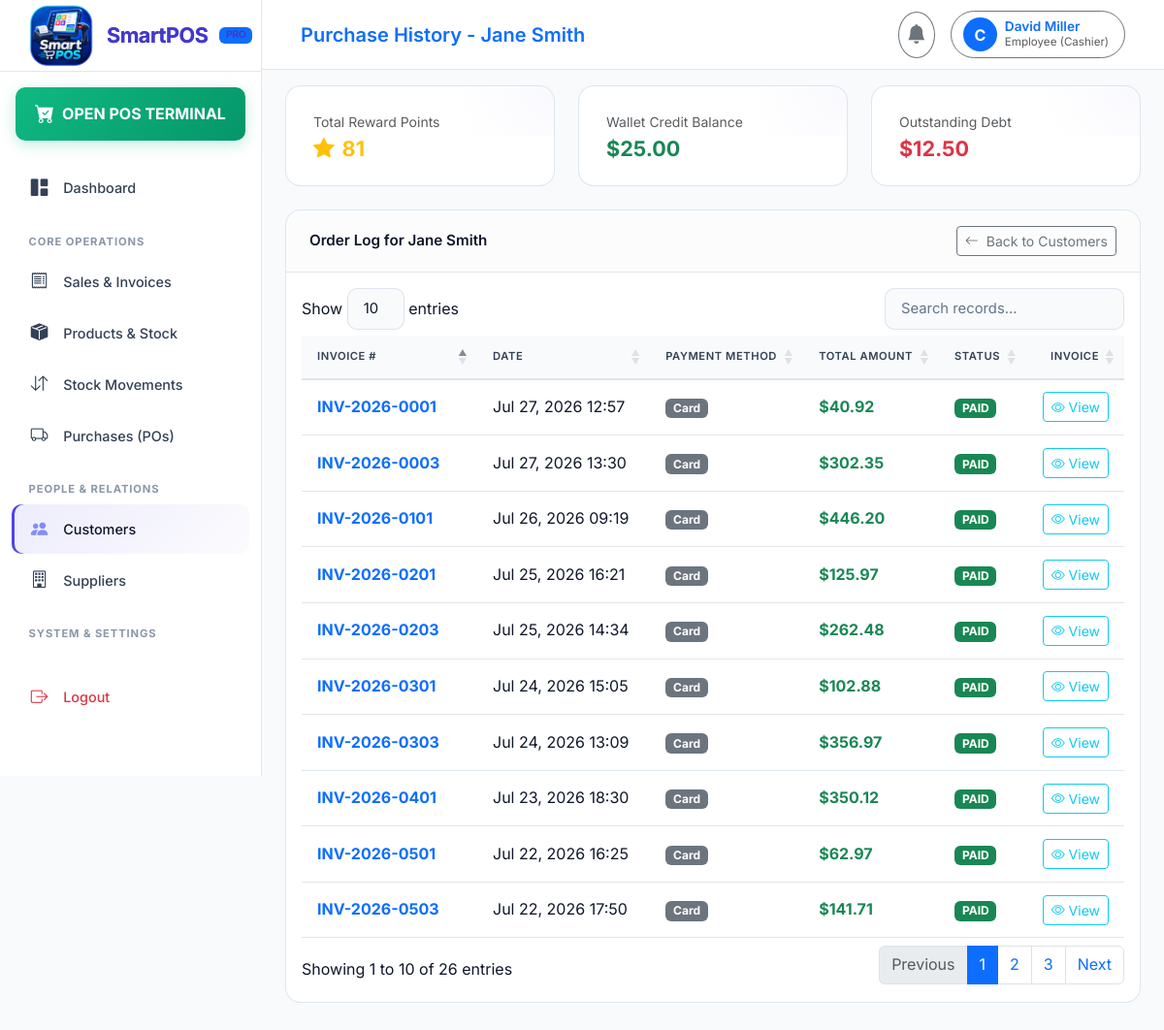
/customers/2/history/ (signed in), run on the app's committed database.
### customers/models.py (models this page shows, shortened)
class Customer(models.Model):
    business = models.ForeignKey('authentication.Business', on_delete=models.CASCADE, related_name='customers')
    user = models.ForeignKey(settings.AUTH_USER_MODEL, on_delete=models.SET_NULL, null=True, blank=True, related_name='customer_profile')
    name = models.CharField(max_length=150)
    phone = models.CharField(max_length=50)
    email = models.EmailField(blank=True, null=True)
    address = models.TextField(blank=True, null=True)
    reward_points = models.IntegerField(default=0)
    wallet_balance = models.DecimalField(max_digits=12, decimal_places=2, default=0.00)
    outstanding_balance = models.DecimalField(max_digits=12, decimal_places=2, default=0.00)
    status = models.BooleanField(default=True)
    created_at = models.DateTimeField(auto_now_add=True)
    updated_at = models.DateTimeField(auto_now=True)

### authentication/models.py (models this page shows, shortened)
class User(AbstractUser):
    ROLE_SUPER_ADMIN = 'SUPER_ADMIN'
    ROLE_ADMIN = 'ADMIN'
    ROLE_EMPLOYEE = 'EMPLOYEE'
    ROLE_CUSTOMER = 'CUSTOMER'
    ROLE_CHOICES = [
        (ROLE_SUPER_ADMIN, 'Super Admin'),
        (ROLE_ADMIN, 'Admin (Business Owner)'),
        (ROLE_EMPLOYEE, 'Employee (Cashier)'),
        (ROLE_CUSTOMER, 'Customer'),
    ]
    role = models.CharField(max_length=20, choices=ROLE_CHOICES, default=ROLE_EMPLOYEE)
    business = models.ForeignKey(Business, on_delete=models.CASCADE, null=True, blank=True, related_name='users')
    branch = models.ForeignKey('branches.Branch', on_delete=models.SET_NULL, null=True, blank=True, related_name='users')
    phone = models.CharField(max_length=30, blank=True, null=True)
    profile_picture = models.ImageField(upload_to='profile_pics/', null=True, blank=True)
    status = models.BooleanField(default=True)
    created_at = models.DateTimeField(auto_now_add=True)
    updated_at = models.DateTimeField(auto_now=True)
    def is_super_admin(self):
        return self.role == self.ROLE_SUPER_ADMIN or self.is_superuser
    def is_admin(self):
        return self.role in [self.ROLE_ADMIN, self.ROLE_SUPER_ADMIN] or self.is_superuser

### sales/models.py (models this page shows, shortened)
class Sale(models.Model):
    METHOD_CASH = 'CASH'
    METHOD_CARD = 'CARD'
    METHOD_SPLIT = 'SPLIT'
    PAYMENT_METHOD_CHOICES = [
        (METHOD_CASH, 'Cash'),
        (METHOD_CARD, 'Card'),
        (METHOD_SPLIT, 'Split Payment'),
    ]
    STATUS_PAID = 'PAID'
    STATUS_PARTIAL = 'PARTIAL'
    STATUS_UNPAID = 'UNPAID'
    STATUS_REFUNDED = 'REFUNDED'
    PAYMENT_STATUS_CHOICES = [
        (STATUS_PAID, 'Paid'),
        (STATUS_PARTIAL, 'Partial'),
        (STATUS_UNPAID, 'Unpaid'),
        (STATUS_REFUNDED, 'Refunded'),
    ]
    business = models.ForeignKey('authentication.Business', on_delete=models.CASCADE, related_name='sales')
    branch = models.ForeignKey('branches.Branch', on_delete=models.SET_NULL, null=True, blank=True, related_name='sales')
    customer = models.ForeignKey('customers.Customer', on_delete=models.SET_NULL, null=True, blank=True, related_name='sales')
    cashier = models.ForeignKey(settings.AUTH_USER_MODEL, on_delete=models.SET_NULL, null=True, blank=True, related_name='processed_sales')
    coupon = models.ForeignKey(Coupon, on_delete=models.SET_NULL, null=True, blank=True, related_name='sales')
    invoice_number = models.CharField(max_length=100, unique=True)
    total_amount = models.DecimalField(max_digits=12, decimal_places=2, default=0.00)
    tax_amount = models.DecimalField(max_digits=12, decimal_places=2, default=0.00)
    discount_amount = models.DecimalField(max_digits=12, decimal_places=2, default=0.00)
    paid_amount = models.DecimalField(max_digits=12, decimal_places=2, default=0.00)
    change_amount = models.DecimalField(max_digits=12, decimal_places=2, default=0.00)
    payment_method = models.CharField(max_length=20, choices=PAYMENT_METHOD_CHOICES, default=METHOD_CASH)
    payment_status = models.CharField(max_length=20, choices=PAYMENT_STATUS_CHOICES, default=STATUS_PAID)
    status = models.BooleanField(default=True)
    created_at = models.DateTimeField(auto_now_add=True)
    updated_at = models.DateTimeField(auto_now=True)

### customers/views.py (the view)
# urls.py: path('<int:pk>/history/', views.customer_history, name='customer_history'),
@login_required
def customer_history(request, pk):
    customer = get_object_or_404(Customer, pk=pk)
    sales = customer.sales.all().order_by('-created_at')
    return render(request, 'customers/customer_history.html', {'customer': customer, 'sales': sales})

### templates/customers/customer_history.html
{% extends 'base.html' %}
{% block header_title %}Purchase History - {{ customer.name }}{% endblock %}
{% block content %}
<div class="row mb-4">
    <div class="col-md-4">
        <div class="stat-card">
            <span class="text-muted small">Total Reward Points</span>
            <h3 class="fw-bold text-warning mb-0"><i class="bi bi-star-fill me-2"></i>{{ customer.reward_points }}</h3>
        </div>
    </div>
    <div class="col-md-4">
        <div class="stat-card">
            <span class="text-muted small">Wallet Credit Balance</span>
            <h3 class="fw-bold text-success mb-0">{{ currency_symbol }}{{ customer.wallet_balance|floatformat:2 }}</h3>
        </div>
    </div>
    <div class="col-md-4">
        <div class="stat-card">
            <span class="text-muted small">Outstanding Debt</span>
            <h3 class="fw-bold text-danger mb-0">{{ currency_symbol }}{{ customer.outstanding_balance|floatformat:2 }}</h3>
        </div>
    </div>
</div>
<div class="card card-custom">
    <div class="card-header d-flex justify-content-between align-items-center">
        <span>Order Log for {{ customer.name }}</span>
        <a href="{% url 'customers_list' %}" class="btn btn-sm btn-outline-secondary"><i class="bi bi-arrow-left me-1"></i> Back to Customers</a>
    </div>
    <div class="table-responsive p-3">
        <table class="table table-custom datatable align-middle">
            <thead>
                <tr>
                    <th>Invoice #</th>
                    <th>Date</th>
                    <th>Payment Method</th>
                    <th>Total Amount</th>
                    <th>Status</th>
                    <th class="text-end">Invoice</th>
                </tr>
            </thead>
            <tbody>
                {% for sale in sales %}
                <tr>
                    <td class="fw-bold text-primary">{{ sale.invoice_number }}</td>
                    <td>{{ sale.created_at|date:"M d, Y H:i" }}</td>
                    <td><span class="badge bg-secondary">{{ sale.get_payment_method_display }}</span></td>
                    <td class="fw-bold text-success">{{ currency_symbol }}{{ sale.total_amount|floatformat:2 }}</td>
                    <td><span class="badge bg-success">PAID</span></td>
                    <td class="text-end">
                        <a href="{% url 'sale_detail' sale.pk %}" class="btn btn-sm btn-outline-info"><i class="bi bi-eye"></i> View</a>
                    </td>
                </tr>
                {% empty %}
                <tr>
                    <td colspan="6" class="text-center text-muted py-4">No purchases recorded for this customer.</td>
                </tr>
                {% endfor %}
            </tbody>
        </table>
    </div>
</div>
{% endblock %}

### templates/base.html (shortened to what this page needs)
{% load static %}
<!DOCTYPE html>
<html lang="en">
<head>
    <link href="https://cdn.jsdelivr.net/npm/bootstrap@5.3.2/dist/css/bootstrap.min.css" rel="stylesheet">
    <link rel="stylesheet" href="https://cdn.jsdelivr.net/npm/bootstrap-icons@1.11.2/font/bootstrap-icons.min.css">
    <link rel="stylesheet" href="https://cdn.datatables.net/1.13.7/css/dataTables.bootstrap5.min.css">
    <link rel="stylesheet" href="{% static 'css/style.css' %}">
</head>
<body>
    <aside id="sidebar">
        <div class="sidebar-brand">
            <img
                src="{% static 'images/favicon.png' %}"
                alt="SmartPOS Logo"
                class="sidebar-brand-icon"
            >
            <span>SmartPOS</span>
            <span class="badge bg-primary text-uppercase" style="font-size: 0.65rem;">
                Pro
            </span>
        </div>
        <div class="p-3 pb-0">
            <a href="{% url 'pos_terminal' %}" class="nav-link pos-btn text-center justify-content-center py-2 rounded-3">
                <i class="bi bi-cart-check-fill fs-5 me-2"></i>
                <span class="fw-bold">OPEN POS TERMINAL</span>
            </a>
        </div>
        <ul class="sidebar-nav mt-3">
            <li class="nav-item">
                <a href="{% url 'dashboard' %}" class="nav-link {% if request.resolver_match.url_name == 'dashboard' %}active{% endif %}">
                    <i class="bi bi-grid-1x2-fill"></i>
                    <span>Dashboard</span>
                </a>
            </li>
            <li class="nav-label">Core Operations</li>
            <li class="nav-item">
                <a href="{% url 'sales_list' %}" class="nav-link {% if 'sales' in request.path %}active{% endif %}">
                    <i class="bi bi-receipt"></i>
                    <span>Sales & Invoices</span>
                </a>
            </li>
            <li class="nav-item">
                <a href="{% url 'products_list' %}" class="nav-link {% if 'products' in request.path %}active{% endif %}">
                    <i class="bi bi-box-seam-fill"></i>
                    <span>Products & Stock</span>
                </a>
            </li>
            <li class="nav-item">
                <a href="{% url 'inventory_list' %}" class="nav-link {% if 'inventory' in request.path %}active{% endif %}">
                    <i class="bi bi-arrow-down-up"></i>
                    <span>Stock Movements</span>
                </a>
            </li>
            <li class="nav-item">
                <a href="{% url 'purchases_list' %}" class="nav-link {% if 'purchases' in request.path %}active{% endif %}">
                    <i class="bi bi-truck"></i>
                    <span>Purchases (POs)</span>
                </a>
            </li>
            <li class="nav-label">People & Relations</li>
            <li class="nav-item">
                <a href="{% url 'customers_list' %}" class="nav-link {% if 'customers' in request.path %}active{% endif %}">
                    <i class="bi bi-people-fill"></i>
                    <span>Customers</span>
                </a>
            </li>
            <li class="nav-item">
                <a href="{% url 'suppliers_list' %}" class="nav-link {% if 'suppliers' in request.path %}active{% endif %}">
                    <i class="bi bi-building"></i>
                    <span>Suppliers</span>
                </a>
            </li>
            <li class="nav-label">System & Settings</li>
            <li class="nav-item mt-4 mb-5">
                <a href="{% url 'logout' %}" class="nav-link text-danger">
                    <i class="bi bi-box-arrow-right"></i>
                    <span>Logout</span>
                </a>
            </li>
        </ul>
    </aside>
    <div id="main-content">
        <header class="top-navbar">
            <div class="d-flex align-items-center gap-3">
                <div class="fw-semibold text-primary fs-5">
                    {% block header_title %}{{ current_business.name|default:"SmartPOS Enterprise" }}{% endblock %}
                </div>
            </div>
            <div class="d-flex align-items-center gap-3">
                <div class="dropdown">
                    <button class="btn btn-outline-secondary position-relative rounded-circle p-2" type="button" data-bs-toggle="dropdown">
                        <i class="bi bi-bell-fill fs-5"></i>
                    </button>
                </div>
                <div class="dropdown">
                    <button class="btn btn-outline-secondary d-flex align-items-center gap-2 rounded-pill pe-3" type="button" data-bs-toggle="dropdown">
                        <div class="bg-primary text-white rounded-circle d-flex align-items-center justify-content-center fw-bold" style="width: 35px; height: 35px;">
                            {{ user.username|slice:":1"|upper }}
                        </div>
                        <div class="text-start d-none d-sm-block">
                            <div class="fw-semibold text-primary" style="font-size: 0.85rem; line-height: 1.2;">{{ user.get_full_name|default:user.username }}</div>
                            <div class="text-muted" style="font-size: 0.725rem;">{{ user.get_role_display }}</div>
                        </div>
                    </button>
                </div>
            </div>
        </header>
        <div class="container-fluid pt-3 px-4">
        </div>
        <main class="container-fluid px-4 pb-5 flex-grow-1">
            {% block content %}{% endblock %}
        </main>
    </div>
</body>
</html>

### data on the page
Customer: name "Jane Smith", reward_points "81", wallet_balance "25.00", outstanding_balance "12.50"
User: username "C", get_full_name "David Miller", role "Employee (Cashier)"
Sale: invoice_number "INV-2026-0003", created_at "Jul 27, 2026 13:30", payment_method "Card", currency_symbol "$", total_amount "302.35"
Sale: invoice_number "INV-2026-0001", created_at "Jul 27, 2026 12:57", payment_method "Card", currency_symbol "$", total_amount "40.92"
Sale: invoice_number "INV-2026-0101", created_at "Jul 26, 2026 09:19", payment_method "Card", currency_symbol "$", total_amount "446.20"
Sale: invoice_number "INV-2026-0201", created_at "Jul 25, 2026 16:21", payment_method "Card", currency_symbol "$", total_amount "125.97"
Sale: invoice_number "INV-2026-0203", created_at "Jul 25, 2026 14:34", payment_method "Card", currency_symbol "$", total_amount "262.48"
Sale: invoice_number "INV-2026-0301", created_at "Jul 24, 2026 15:05", payment_method "Card", currency_symbol "$", total_amount "102.88"
Sale: invoice_number "INV-2026-0303", created_at "Jul 24, 2026 13:09", payment_method "Card", currency_symbol "$", total_amount "356.97"
Sale: invoice_number "INV-2026-0401", created_at "Jul 23, 2026 18:30", payment_method "Card", currency_symbol "$", total_amount "350.12"
Sale: invoice_number "INV-2026-0503", created_at "Jul 22, 2026 17:50", payment_method "Card", currency_symbol "$", total_amount "141.71"
Sale: invoice_number "INV-2026-0501", created_at "Jul 22, 2026 16:25", payment_method "Card", currency_symbol "$", total_amount "62.97"

### other printed values
{{ currency_symbol }} "$"
